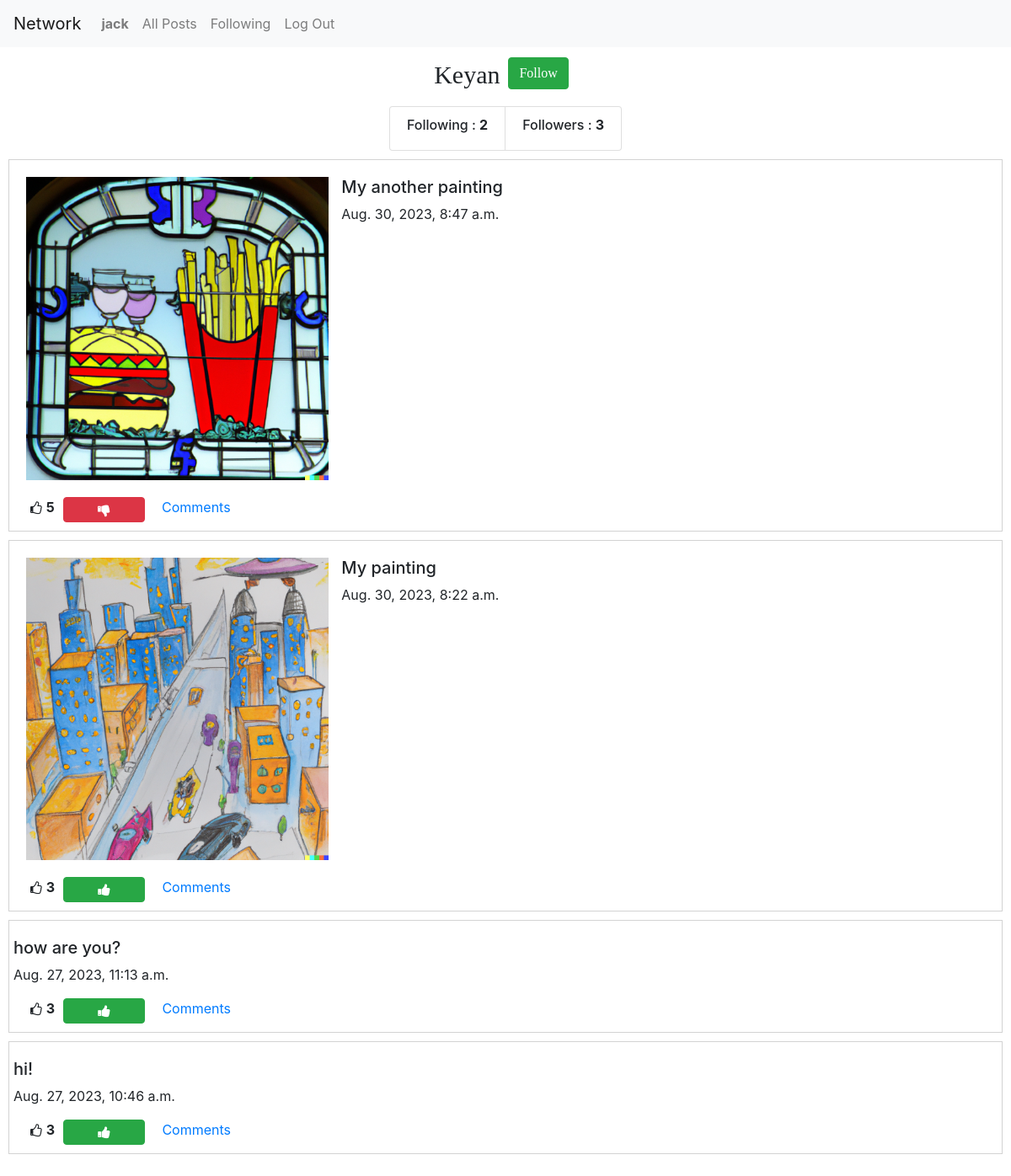
The page /profile/4 (signed in) on the database its author committed.
### network/models.py (models this page shows, shortened)
class User(AbstractUser):
    pass

class Post(models.Model):
    creater = models.ForeignKey(User, related_name='my_name', on_delete=models.CASCADE)
    content = models.CharField(max_length=255)
    liked = models.ManyToManyField(User, related_name='liked_users_or_post' ,blank=True, null=True)
    time = models.DateTimeField(auto_now_add=True)
    image = models.ImageField(null=True, blank=True, upload_to='images/')

### network/views.py (the view)
# urls.py: path("profile/<id>", views.profile, name="profile"),
def profile(request, id):
    u = User.objects.get(pk = id)
    user = request.user
    same = u == user
    all_posts = Post.objects.filter(creater = u).order_by('time').reverse()
    p = Paginator(all_posts, 10)
    page_no = request.GET.get('page')
    posts = p.get_page(page_no)
    liked_posts = []
    posts_id = []
    for post in all_posts:
        if user in post.liked.all():
            liked_posts.append(post)
            posts_id.append(post.id)
    fowings = Follow.objects.filter(following = id)
    fowers = Follow.objects.filter(me = id)
    s = True
    if user.is_authenticated:
        if Follow.objects.filter(following = u, me = user):
            s = True
        else:
            s = False
    return render(request, "network/profile.html", {
            "posts": posts,
            "usr" : u,
            'fg' : fowings,
            'fr' : fowers,
            'u' : same,
            's' : s,
            'p_id' : posts_id,
            'liked' : liked_posts
        })

### network/templates/network/profile.html (shortened to what this page needs)
{% extends "network/layout.html" %}
{% block body %}
<div class='user_name'>{{usr}}
{% if user.is_authenticated %}
{% if u == False and s == False %}
<form action='{% url 'follow' usr.id %}' method='post'>
    <div id='follow'>
        <button class='btn btn-success'>Follow</button>
    </div>
</form>
{% endif %}
{% endif %}
</div>
<div id='foll'>
    <ul class="list-group list-group-horizontal">
        <li class="list-group-item"><h6>Following : <b>{{fr.count}}</b><h6></li>
        <li class="list-group-item"><h6>Followers : <b>{{fg.count}}</b><h6></li>
      </ul>
</div>
{% for post in posts %}
<div class="posts">
  <div id='p'>
    {% if post.image %}
    <div class="col-md-4">
      <img src="{{post.image.url}}" class="img-fluid rounded-start">
    </div>
    {% endif %}
    <div id='c'>
      <h5 id = 'content_{{post.id}}'>{{post.content}}</h5>
      <p>{{post.time}}</p>
    </div>
  </div>
  <div class = 'd-flex justify-content-flex-start'>
    <i style="font-size:16px; margin-left:20px" class="fa">&#xf087;</i><b><p id='count_{{post.id}}'>{{post.liked.count}}</p></b></li>
    {% if user.is_authenticated %}
      {% if post in liked %}
        <button style="width:40px" class="btn btn-danger fa fa-thumbs-down col-1" id='btn_{{ post.id}}' onclick="likeHandler({{post.id}},{{p_id}})"></button>
      {% else %}
        <button style="width:40px" class="btn btn-success fa fa-thumbs-up col-1" id='btn_{{ post.id}}' onclick="likeHandler({{post.id}},{{p_id}})"></button>
      {% endif %}
    {% endif %}
    <a style='margin-left:10px' href='{% url 'readcomms' post.id %}' id='comm_a{{post.id}}'>Comments</a>
    </div>
</div>
</div>
{% endfor %}
{% endblock %}

### network/templates/network/layout.html (shortened to what this page needs)
{% load static %}
<!DOCTYPE html>
<html lang="en">
    <head>
        <link rel="stylesheet" href="https://stackpath.bootstrapcdn.com/bootstrap/4.4.1/css/bootstrap.min.css">
        <link href="{% static 'network/styles.css' %}" rel="stylesheet">
        <link rel="stylesheet" href="https://cdnjs.cloudflare.com/ajax/libs/font-awesome/4.7.0/css/font-awesome.min.css">
    </head>
    <body>
        <nav class="navbar navbar-expand-lg navbar-light bg-light">
            <a class="navbar-brand" href="#">Network</a>
            <div>
              <ul class="navbar-nav mr-auto">
                {% if user.is_authenticated %}
                    <li class="nav-item">
                        <a class="nav-link" href="{% url 'profile' user.id %}"><strong>{{ user.username }}</strong></a>
                    </li>
                {% endif %}
                <li class="nav-item">
                  <a class="nav-link" href="{% url 'index' %}">All Posts</a>
                </li>
                {% if user.is_authenticated %}
                    <li class="nav-item">
                        <a class="nav-link" href="{% url 'following' %}">Following</a>
                    </li>
                    <li class="nav-item">
                        <a class="nav-link" href="{% url 'logout' %}">Log Out</a>
                    </li>
                {% endif %}
              </ul>
            </div>
          </nav>
        <div class="body">
            {% block body %}
            {% endblock %}
    </body>
</html>

### network/static/network/styles.css (style rules this page uses)
.btn { margin: 0 10px 10px; }
.posts { display : flex; flex-direction: column; padding : 0px 5px; border : 1px solid lightgray; margin : 10px; }
#p { display:flex; }
.user_name { display : flex; justify-content: center; flex-direction: row; margin: 10px; font-family: initial; font-size: 30px; }
#foll { display : flex; flex-direction: row; justify-content: center; }
i { margin : 5px; }
#p { display : flex; }
img { margin: 20px 0 20px; }
#c { margin: 20px 0 0; }

### rows shown on the page
User: username "jack"
User: username "Keyan"
Post: image (picture), content "My another painting", time "Aug. 30, 2023, 8:47 a.m.", liked.count "5"
Post: image (picture), content "My painting", time "Aug. 30, 2023, 8:22 a.m.", liked.count "3"
Post: content "how are you?", time "Aug. 27, 2023, 11:13 a.m.", liked.count "3"
Post: content "hi!", time "Aug. 27, 2023, 10:46 a.m.", liked.count "3"

### other values the page prints
{{ fr.count }} "2"
{{ fg.count }} "3"
